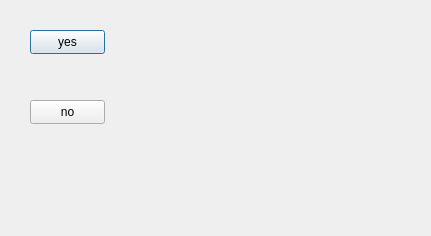
<?xml version="1.0" encoding="UTF-8"?>
<ui version="4.0">
 <class>Dialog</class>
 <widget class="QDialog" name="Dialog">
  <property name="geometry">
   <rect>
    <x>0</x>
    <y>0</y>
    <width>431</width>
    <height>236</height>
   </rect>
  </property>
  <property name="windowTitle">
   <string>是否结束当前时段</string>
  </property>
  <widget class="QPushButton" name="yes_button">
   <property name="geometry">
    <rect>
     <x>30</x>
     <y>30</y>
     <width>75</width>
     <height>24</height>
    </rect>
   </property>
   <property name="text">
    <string>yes</string>
   </property>
  </widget>
  <widget class="QPushButton" name="no_button">
   <property name="geometry">
    <rect>
     <x>30</x>
     <y>100</y>
     <width>75</width>
     <height>24</height>
    </rect>
   </property>
   <property name="text">
    <string>no</string>
   </property>
  </widget>
 </widget>
 <resources/>
 <connections/>
</ui>
